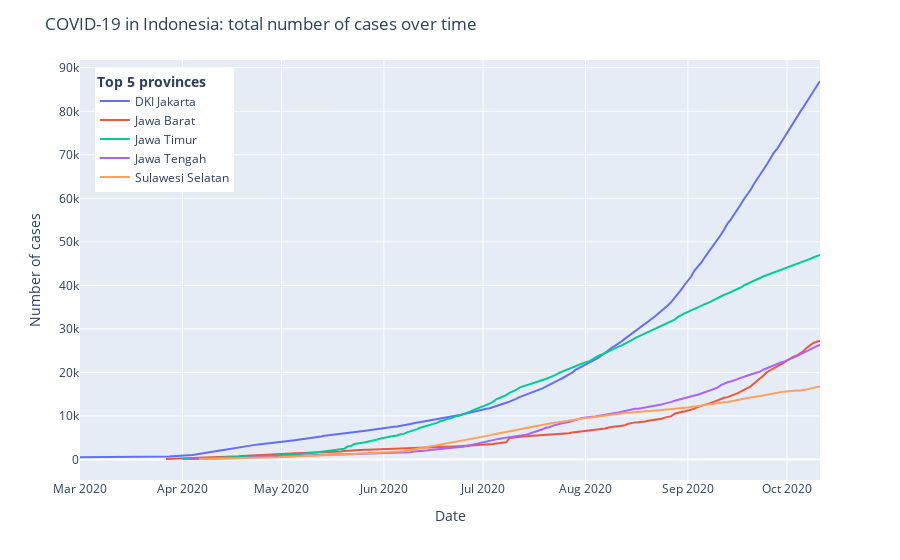

The notebook cell saved with this chart:
### Markdown cell above
Visualisasi line plot 5 provinsi dengan jumlah kasus dan kematian tertinggi

### Code cell
pd.options.mode.chained_assignment = None
limit = 5
group = data.groupby(ColumnData.province)
t = group.tail(1).sort_values(ColumnData.cases, ascending=False).set_index(ColumnData.province).drop(
    columns=[ColumnData.date])

s = data[(data[ColumnData.province].isin([i for i in t.index[:limit]]))]
s = s[(s[ColumnData.cases] >= 100)]

# vis_lp = visualization line plot
vis_lp2 = px.line(s, x=ColumnData.date, y=ColumnData.cases, color=ColumnData.province)
vis_lp2.update_layout(title='COVID-19 in Indonesia: total number of cases over time',
                      xaxis_title=ColumnData.date, yaxis_title='Number of cases',
                      legend_title='<b>Top %s provinces</b>' % limit,
                      legend=dict(x=0.02, y=0.98))
vis_lp2.show()

### Figure 1 — Plotly figure (JSON) as saved in the notebook; plotly's stock layout.template omitted (floating-point values rounded to 4 significant figures; data arrays with more than 128 entries replaced by an {"elided": "..."} marker saying what was removed)
{"data": [{"hovertemplate": "Province=DKI Jakarta<br>Date=%{x}<br>Total Cases=%{y}<extra></extra>", "legendgroup": "DKI Jakarta", "line": {"color": "#636efa", "dash": "solid"}, "marker": {"symbol": "circle"}, "mode": "lines", "name": "DKI Jakarta", "orientation": "v", "showlegend": true, "type": "scatter", "x": {"elided": "225 str values"}, "xaxis": "x", "y": {"elided": "225 int values"}, "yaxis": "y"}, {"hovertemplate": "Province=Jawa Barat<br>Date=%{x}<br>Total Cases=%{y}<extra></extra>", "legendgroup": "Jawa Barat", "line": {"color": "#EF553B", "dash": "solid"}, "marker": {"symbol": "circle"}, "mode": "lines", "name": "Jawa Barat", "orientation": "v", "showlegend": true, "type": "scatter", "x": {"elided": "199 str values"}, "xaxis": "x", "y": {"elided": "199 int values"}, "yaxis": "y"}, {"hovertemplate": "Province=Jawa Timur<br>Date=%{x}<br>Total Cases=%{y}<extra></extra>", "legendgroup": "Jawa Timur", "line": {"color": "#00cc96", "dash": "solid"}, "marker": {"symbol": "circle"}, "mode": "lines", "name": "Jawa Timur", "orientation": "v", "showlegend": true, "type": "scatter", "x": {"elided": "194 str values"}, "xaxis": "x", "y": {"elided": "194 int values"}, "yaxis": "y"}, {"hovertemplate": "Province=Jawa Tengah<br>Date=%{x}<br>Total Cases=%{y}<extra></extra>", "legendgroup": "Jawa Tengah", "line": {"color": "#ab63fa", "dash": "solid"}, "marker": {"symbol": "circle"}, "mode": "lines", "name": "Jawa Tengah", "orientation": "v", "showlegend": true, "type": "scatter", "x": {"elided": "192 str values"}, "xaxis": "x", "y": {"elided": "192 int values"}, "yaxis": "y"}, {"hovertemplate": "Province=Sulawesi Selatan<br>Date=%{x}<br>Total Cases=%{y}<extra></extra>", "legendgroup": "Sulawesi Selatan", "line": {"color": "#FFA15A", "dash": "solid"}, "marker": {"symbol": "circle"}, "mode": "lines", "name": "Sulawesi Selatan", "orientation": "v", "showlegend": true, "type": "scatter", "x": {"elided": "189 str values"}, "xaxis": "x", "y": {"elided": "189 int values"}, "yaxis": "y"}], "layout": {"legend": {"title": {"text": "<b>Top 5 provinces</b>"}, "tracegroupgap": 0, "x": 0.02, "y": 0.98}, "margin": {"t": 60}, "title": {"text": "COVID-19 in Indonesia: total number of cases over time"}, "xaxis": {"anchor": "y", "domain": [0, 1], "title": {"text": "Date"}}, "yaxis": {"anchor": "x", "domain": [0, 1], "title": {"text": "Number of cases"}}}}
